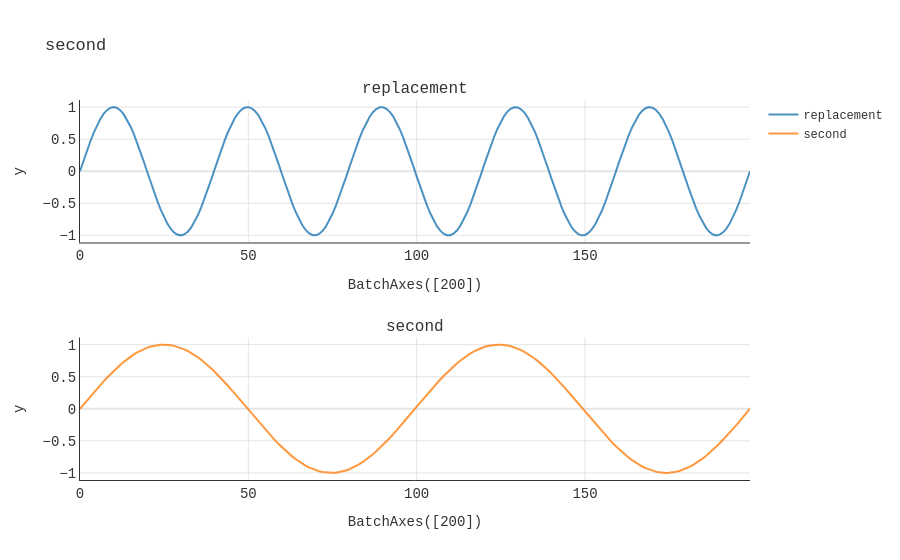

Notebook cell for this chart:
### Markdown cell above
## Editing a layout after construction

`add_plot()` appends a new row; `remove_plot()`/`replace_plot()` let you
adjust a returned layout in place instead of rebuilding it - useful once
`graph.visualize()` starts returning layouts directly.

### Code cell
fig = Figure()
fig.add_plot(line_plot(1.0, title="first"))
fig.add_plot(line_plot(2.0, title="second"))
print("grid_shape after two add_plot() calls:", fig.grid_shape())

replacement = line_plot(5.0, title="replacement")
fig.replace_plot(fig.panels[0][0].plots[0], replacement)
fig.show()

### Figure 1 — Plotly figure (JSON) as saved in the notebook; plotly's stock layout.template omitted (floating-point values rounded to 4 significant figures; data arrays with more than 128 entries replaced by an {"elided": "..."} marker saying what was removed)
{"data": [{"line": {"color": "#1f77b4", "width": 2}, "mode": "lines", "name": "replacement", "opacity": 0.8, "type": "scatter", "x": {"elided": "200 int values"}, "xaxis": "x", "y": {"elided": "200 float values"}, "yaxis": "y"}, {"line": {"color": "#ff7f0e", "width": 2}, "mode": "lines", "name": "second", "opacity": 0.8, "type": "scatter", "x": {"elided": "200 int values"}, "xaxis": "x2", "y": {"elided": "200 float values"}, "yaxis": "y2"}], "layout": {"annotations": [{"font": {"size": 16}, "showarrow": false, "text": "replacement", "x": 0.5, "xanchor": "center", "xref": "paper", "y": 1, "yanchor": "bottom", "yref": "paper"}, {"font": {"size": 16}, "showarrow": false, "text": "second", "x": 0.5, "xanchor": "center", "xref": "paper", "y": 0.375, "yanchor": "bottom", "yref": "paper"}], "font": {"color": "#333333", "family": "Courier New", "size": 12}, "paper_bgcolor": "white", "plot_bgcolor": "white", "scene": {"bgcolor": "white", "xaxis": {"backgroundcolor": "white", "gridcolor": "#e5e5e5", "linecolor": "#333333", "showbackground": true, "showgrid": true, "tickfont": {"color": "#333333", "size": 14}, "title": {"font": {"color": "#333333", "size": 14}}, "zerolinecolor": "#e5e5e5"}, "yaxis": {"backgroundcolor": "white", "gridcolor": "#e5e5e5", "linecolor": "#333333", "showbackground": true, "showgrid": true, "tickfont": {"color": "#333333", "size": 14}, "title": {"font": {"color": "#333333", "size": 14}}, "zerolinecolor": "#e5e5e5"}, "zaxis": {"backgroundcolor": "white", "gridcolor": "#e5e5e5", "linecolor": "#333333", "showbackground": true, "showgrid": true, "tickfont": {"color": "#333333", "size": 14}, "title": {"font": {"color": "#333333", "size": 14}}, "zerolinecolor": "#e5e5e5"}}, "showlegend": true, "title": {"text": "second"}, "uirevision": true, "xaxis": {"anchor": "y", "domain": [0, 1], "gridcolor": "#e5e5e5", "linecolor": "#333333", "showgrid": true, "tickfont": {"color": "#333333", "size": 14}, "title": {"text": "BatchAxes([200])"}, "type": "linear", "zerolinecolor": "#e5e5e5"}, "xaxis2": {"anchor": "y2", "domain": [0, 1], "gridcolor": "#e5e5e5", "linecolor": "#333333", "showgrid": true, "tickfont": {"color": "#333333", "size": 14}, "title": {"text": "BatchAxes([200])"}, "type": "linear", "zerolinecolor": "#e5e5e5"}, "yaxis": {"anchor": "x", "domain": [0.625, 1], "gridcolor": "#e5e5e5", "linecolor": "#333333", "showgrid": true, "tickfont": {"color": "#333333", "size": 14}, "title": {"text": "y"}, "type": "linear", "zerolinecolor": "#e5e5e5"}, "yaxis2": {"anchor": "x2", "domain": [0, 0.375], "gridcolor": "#e5e5e5", "linecolor": "#333333", "showgrid": true, "tickfont": {"color": "#333333", "size": 14}, "title": {"text": "y"}, "type": "linear", "zerolinecolor": "#e5e5e5"}}}
